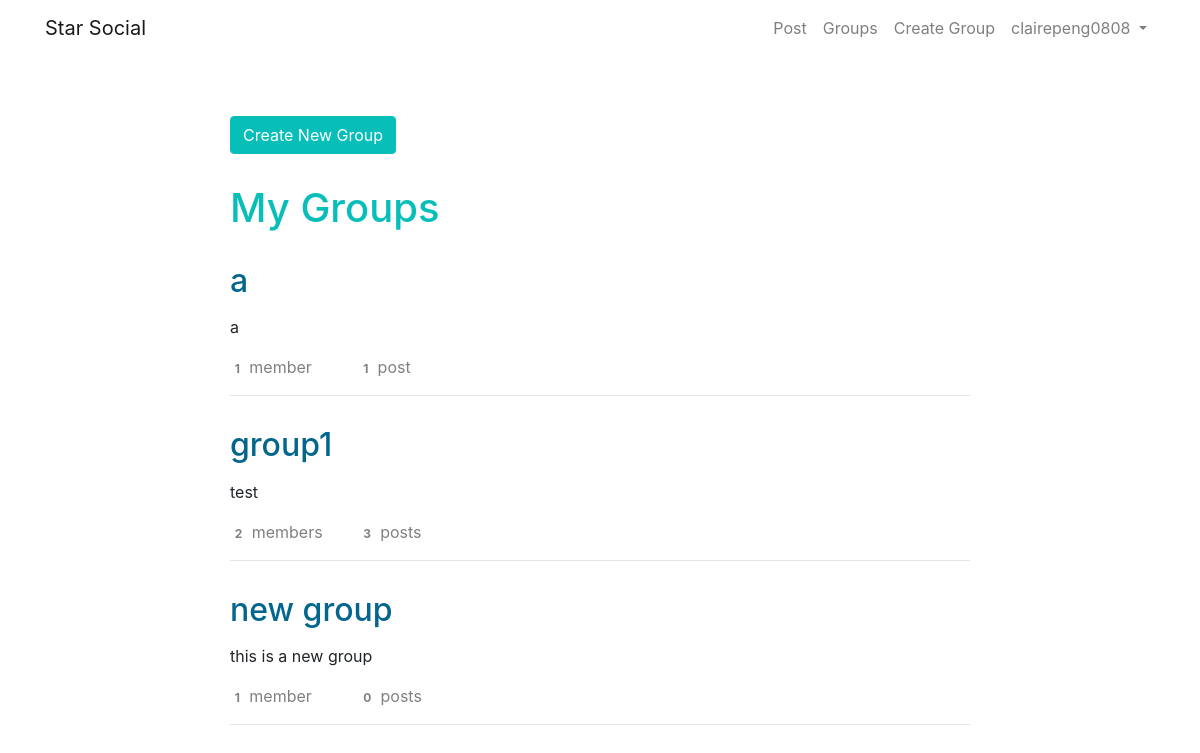
The app's page /groups/mygroups/ (signed in) with its own data.
### groups/models.py (models this page shows, shortened)
class Group(models.Model):
    name = models.CharField(max_length=256,unique=True)
    slug = models.SlugField(allow_unicode=True,unique=True)
    description = models.TextField(blank=True,default='')
    members = models.ManyToManyField(User,through='GroupMembership')
    class Meta:
        ordering = ['name']

### groups/views.py (the view)
# urls.py: path('mygroups/',views.UserGroupList.as_view(),name='mygroups'),
class UserGroupList(LoginRequiredMixin,PrefetchRelatedMixin,generic.ListView):
    model = models.Group
    prefetch_related = ('members','posts',)
    template_name = 'groups/mygroups.html'
    context_object_name = 'mygroups'
    def get_queryset(self):
        return super().get_queryset().filter(members__username__iexact=self.request.user)

### groups/templates/groups/mygroups.html (shortened to what this page needs)
{% extends 'groups/group_base.html' %}
{% block pre_group %}
<div class='pre-group'>
    {% if user.is_authenticated %}
    <a class='btn btn-primary' href="{% url 'groups:create' %}">Create New Group</a>
    {% endif %}
    <h1 class='page-title'>My Groups</h1>
</div>
{% endblock %}
{% block group_content %}
{% for group in mygroups %}
<div class='group-list'>
    <h2 class='group-list-title'>
        <a href=" {% url 'groups:detail' slug=group.slug %}">{{ group.name }}</a>
    </h2>
    <p class='group-list-description'> {{ group.description|truncatewords:200 }}</p>
    <div class='row'>
        <div class="col-md-2  group-list-footer">
            <span class='badge'>{{ group.members.count }}</span>
            member{{ group.members.count|pluralize }}
        </div>
        <div class="col-md-2 group-list-footer">
            <span class='badge'>{{ group.posts.count }}</span>
            post{{ group.posts.count|pluralize }}
        </div>
    </div>
    <hr>
</div>
{% endfor %}
{% endblock %}

### templates/base.html (shortened to what this page needs)
<!DOCTYPE html>
{% load static %}
<html lang="en">
<head>
    <link rel="stylesheet" href="https://stackpath.bootstrapcdn.com/bootstrap/4.3.1/css/bootstrap.min.css"
>
    <link rel="stylesheet" href="//cdn.jsdelivr.net/npm/medium-editor@latest/dist/css/medium-editor.min.css"
        type="text/css" media="screen" charset="utf-8">
    <link rel="stylesheet" href="{% static 'css/master.css' %}" />
</head>
<body>
    <nav class="navbar navbar-expand-lg navbar-light navbar-font">
        <div class="container navbar-container">
            <ul class="navbar-nav">
                <li><a class="navbar-brand" href="{% url 'posts:list' %}">Star Social</a>
                </li>
            </ul>
            <ul class="navbar-nav navbar-right">
                {% if user.is_authenticated %}
                <li class="nav-item">
                    <a class="nav-link" href="{% url 'posts:create' %}">Post</a>
                </li>
                <li class="nav-item">
                    <a class="nav-link" href="{% url 'groups:list' %}">Groups</a>
                </li>
                <li class="nav-item">
                    <a class="nav-link" href="{% url 'groups:create' %}">Create Group</a>
                </li>
                <li class="nav-item dropdown">
                    <a class="nav-link dropdown-toggle" href="#" id="navbarDropdownMenuLink" role="button"
                        data-toggle="dropdown" aria-haspopup="true" aria-expanded="true">
                        {{ user.username }}
                    </a>
                </li>
                {% else %}
                <li class="nav-item">
                    <a class="nav-link" href="{% url 'groups:list' %}">Groups</a>
                </li>
                <li><a class="nav-link" href="{% url 'accounts:login' %}">Log in</a></li>
                <li><a class="nav-link" href="{% url 'accounts:signup' %}">Sign Up</a></li>
                {% endif %}
            </ul>
        </div>
    </nav>
    <div class='container-fluid content'>
            <div class='row'>
                <div class='col-md-8 mx-auto'>
                    {% block content %}
                    {% endblock %}
                </div>
            </div>
        </div>
</body>
</body>
</html>

### static/css/master.css (style rules this page uses)
h1.page-title { margin: 30px 0 15px 0; color: #07beb8; }
.btn-primary { background-color: #07beb8; border-color: #07beb8; color: #ffffff; }
.content { margin-top: 30px; }
.group-list, .post-body { margin-top: 30px; margin-bottom: 30px; }
.group-list-description { margin-top: 15px; }
.group-list-title a { color: #05668d; }
.group-list-title ::after { color: #05668d; }
.group-list-footer { color: grey; }

### records on screen
Group: name "a", description "a", members.count "1", posts.count "1"
Group: name "group1", description "test", members.count "2", posts.count "3"
Group: name "new group", description "this is a new group", members.count "1", posts.count "0"

### other values on screen
{{ user.username }} "clairepeng0808"
